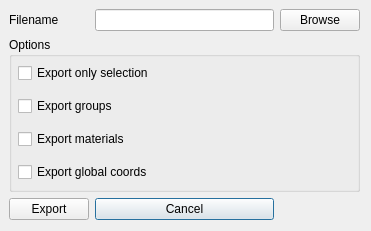
<?xml version="1.0" encoding="UTF-8"?>
<ui version="4.0">
 <class>Dialog</class>
 <widget class="QDialog" name="Dialog">
  <property name="geometry">
   <rect>
    <x>0</x>
    <y>0</y>
    <width>371</width>
    <height>231</height>
   </rect>
  </property>
  <property name="windowTitle">
   <string>OBJ export</string>
  </property>
  <widget class="QWidget" name="gridLayoutWidget">
   <property name="geometry">
    <rect>
     <x>9</x>
     <y>9</y>
     <width>351</width>
     <height>211</height>
    </rect>
   </property>
   <layout class="QGridLayout" name="gridLayout">
    <item row="0" column="0">
     <widget class="QLabel" name="label">
      <property name="text">
       <string>Filename</string>
      </property>
     </widget>
    </item>
    <item row="2" column="1">
     <widget class="QPushButton" name="cancelButton">
      <property name="text">
       <string>Cancel</string>
      </property>
     </widget>
    </item>
    <item row="0" column="2">
     <widget class="QPushButton" name="browseButton">
      <property name="text">
       <string>Browse</string>
      </property>
     </widget>
    </item>
    <item row="0" column="1">
     <widget class="QLineEdit" name="lineEdit"/>
    </item>
    <item row="2" column="0">
     <widget class="QPushButton" name="exportButton">
      <property name="text">
       <string>Export</string>
      </property>
     </widget>
    </item>
    <item row="1" column="0" colspan="3">
     <widget class="QGroupBox" name="groupBox">
      <property name="title">
       <string>Options</string>
      </property>
      <widget class="QWidget" name="verticalLayoutWidget_2">
       <property name="geometry">
        <rect>
         <x>9</x>
         <y>19</y>
         <width>171</width>
         <height>134</height>
        </rect>
       </property>
       <layout class="QVBoxLayout" name="verticalLayout_2">
        <item>
         <widget class="QCheckBox" name="checkBox">
          <property name="text">
           <string>Export only selection</string>
          </property>
         </widget>
        </item>
        <item>
         <widget class="QCheckBox" name="checkBox_2">
          <property name="text">
           <string>Export groups</string>
          </property>
         </widget>
        </item>
        <item>
         <widget class="QCheckBox" name="checkBox_3">
          <property name="text">
           <string>Export materials</string>
          </property>
         </widget>
        </item>
        <item>
         <widget class="QCheckBox" name="checkBox_4">
          <property name="text">
           <string>Export global coords</string>
          </property>
         </widget>
        </item>
       </layout>
      </widget>
     </widget>
    </item>
   </layout>
  </widget>
 </widget>
 <resources/>
 <connections/>
</ui>
